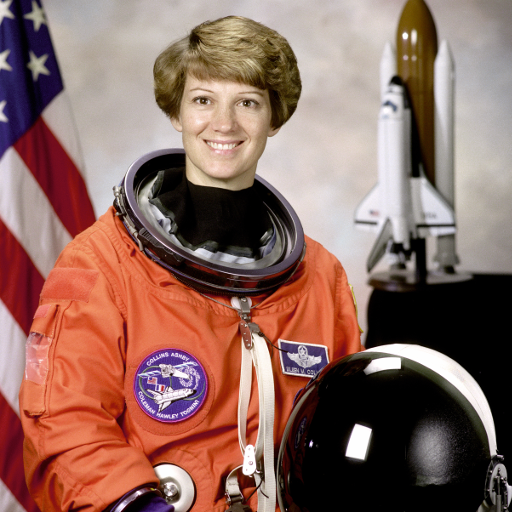
#> input picture newastronaut.png, 512 x 512 px
$ jupyter execute --allow-errors '2021 -6 cv2.ipynb'
#> lines starting #> are read from the running program, lines starting #| are printed output that depends on the picture; after the words box and inside, x2 and y2 are one past the last pixel; in counts of white or black regions, pixels touching at a corner belong together
[cell 1]
import numpy as np

[cell 2]
import cv2

[cell 3]
img = cv2.imread('newastronaut.png')
#> img is the input picture: shape (512, 512, 3); mean B, G, R 96.5, 105.8, 141.6

[cell 4]
cv2.imshow('image', img)# Here the title of the img can be added

[cell 5]
cv2.waitKey(0) # waitkey(0) means the image will be there until you close it

[cell 6]
cv2.imwrite("saved_image.jpg", img)
#> Out = True

[cell 7]
path = r'newastronaut.png'  # set path

[cell 8]
src = cv2.imread(path)  # Reading an image in default mode

[cell 9]
window_name = 'Image' # Window name in which image is displayed

[cell 10]
image = cv2.cvtColor(src, cv2.COLOR_BGR2GRAY ) # Using cv2.cvtColor() method and Using cv2.COLOR_BGR2GRAY color space
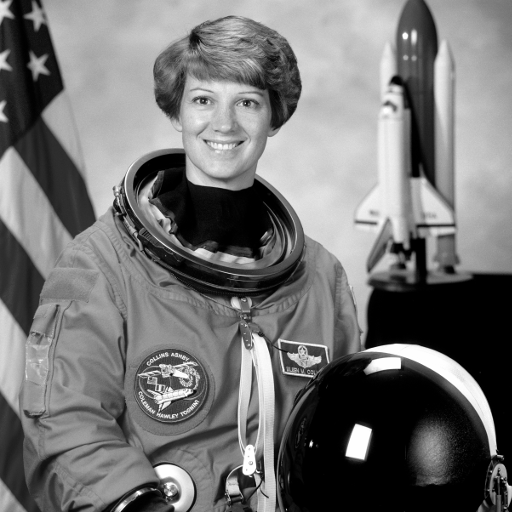
#> image: shape (512, 512); min 0, max 255, mean 115.4

[cell 11]
cv2.imshow(window_name, image)

[cell 12]
cv2.waitKey(0)

[cell 13]
image = cv2.cvtColor(src, cv2.COLOR_BGR2HSV ) # Using cv2.cvtColor() method and Using cv2.COLOR_BGR2HSV color space
#> image: shape (512, 512, 3); mean H, S, V 38.9, 90.9, 143

[cell 14]
cv2.imshow(window_name, image)

[cell 15]
cv2.waitKey(0)

[cell 16]
import numpy as np
import cv2
img = cv2.imread("newastronaut.png") # Scaling

[cell 17]
scale_percent=200 # percent of original size

[cell 18]
height = int(img.shape[1] * scale_percent / 100)
#> height = 1024
width=int(img.shape[1]*scale_percent/100)
#> width = 1024
dim = (height, width)
#> dim = (1024, 1024)

[cell 19]
resized = cv2.resize(img, dim, interpolation = cv2.INTER_AREA)

[cell 20]
print(img.shape)
#| (512, 512, 3)

[cell 21]
print(resized.shape)
#| (1024, 1024, 3)

[cell 22]
cv2.imshow('Image', resized)

[cell 23]
cv2.waitKey(0)

[cell 24]
import numpy as np
import cv2
img = cv2.imread("newastronaut.png") # Cropping

[cell 25]
img_crop = img[0:200, 150:310] # row range & column range
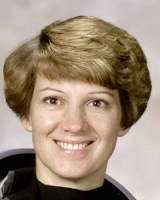
#> img_crop: shape (200, 160, 3); mean B, G, R 122, 140.8, 158.8

[cell 26]
cv2.imshow('Image', img_crop)

[cell 27]
cv2.waitKey(0)

[cell 28]
import numpy as np
import cv2
img = cv2.imread("newastronaut.png")  # Translation

[cell 29]
r,c = img.shape[:2]
#> r = 512; c = 512

[cell 30]
M = np.float32([[1,0,100],[0,1,100]])

[cell 31]
new_img = cv2.warpAffine(img,M,(r,c))
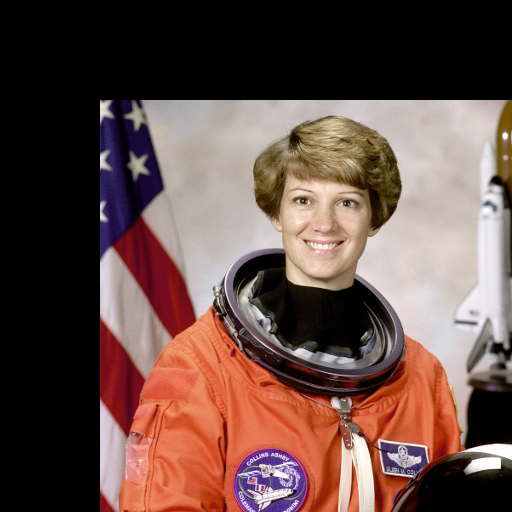
#> new_img: shape (512, 512, 3); mean B, G, R 70.9, 77.2, 102.3

[cell 32]
cv2.imshow("translation", new_img)

[cell 33]
cv2.waitKey(0)

[cell 34]
import numpy as np
import cv2
img = cv2.imread("newastronaut.png")  # Rotation

[cell 35]
r,c = img.shape[:2]

[cell 36]
M = cv2.getRotationMatrix2D((r/2,c/2),90,-1)

[cell 37]
new_img = cv2.warpAffine(img,M,(r,c))
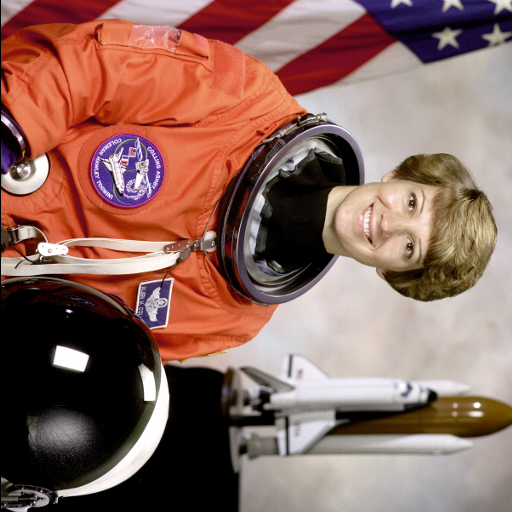
#> new_img: shape (512, 512, 3); mean B, G, R 96.2, 105.4, 141.2

[cell 38]
cv2.imshow("rotation", new_img)

[cell 39]
cv2.waitKey(0)

[cell 40]
import numpy as np
import cv2
img = cv2.imread("newastronaut.png")  # Thresholding

[cell 41]
gray = cv2.cvtColor(img, cv2.COLOR_BGR2GRAY)

[cell 42]
new = cv2.threshold(gray,120,255,cv2.THRESH_BINARY)

[cell 43]
cv2.imshow("thresholding", new[1])
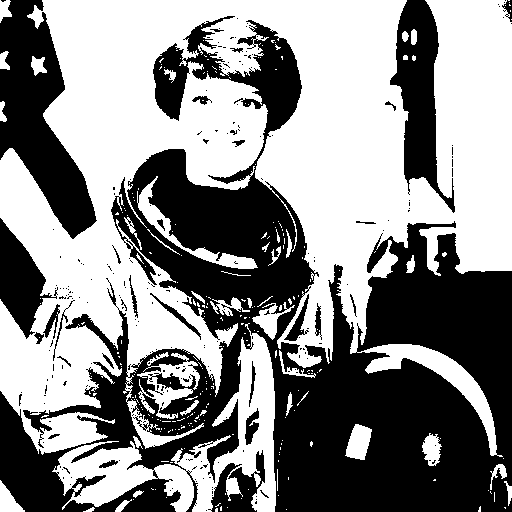
#> window 'thresholding': shape (512, 512); 54.2% white; 235 black regions (204 under 20 px), largest, box (x1, y1, x2, y2) and area: (0, 16, 512, 512) 95014, (0, 0, 97, 239) 10994, (390, 0, 455, 213) 6232

$ run again, with 0309astronaut.png copied over newastronaut.png
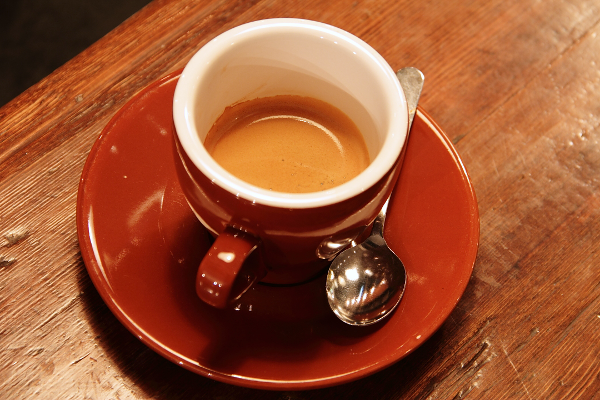
#> input picture 0309astronaut.png, 600 x 400 px
#> img is the input picture: shape (400, 600, 3); mean B, G, R 51.5, 85.8, 158.6
#> Out = True
#| (400, 600, 3)
#| (1200, 1200, 3)
#> `new_img = cv2.warpAffine(img,M,(r,c))`:
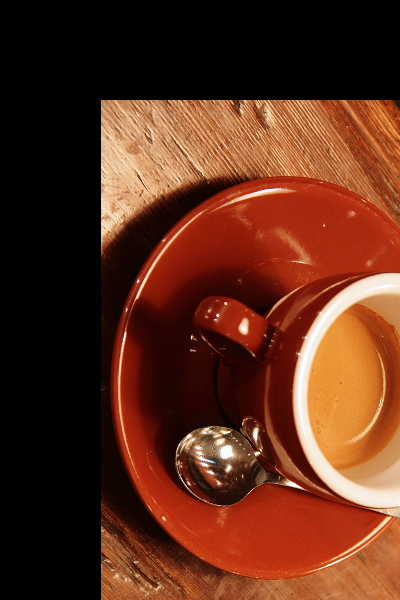
#> new_img: shape (600, 400, 3); mean B, G, R 26.1, 44.9, 92.5
#> `cv2.imshow("thresholding", new[1])`:
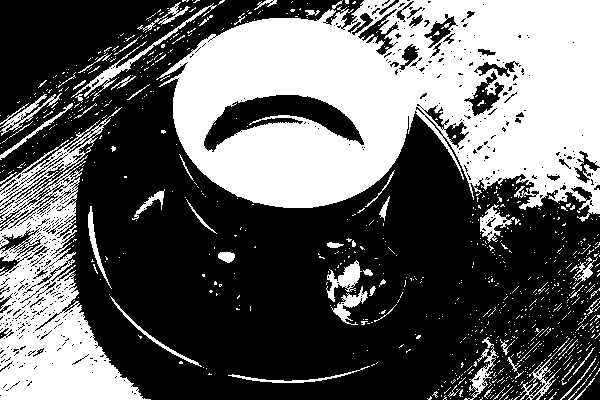
#> window 'thresholding': shape (400, 600); 38.6% white; 811 white regions (753 under 20 px), largest, box (x1, y1, x2, y2) and area: (156, 0, 600, 222) 64735, (0, 107, 151, 400) 17408, (71, 3, 217, 101) 892
